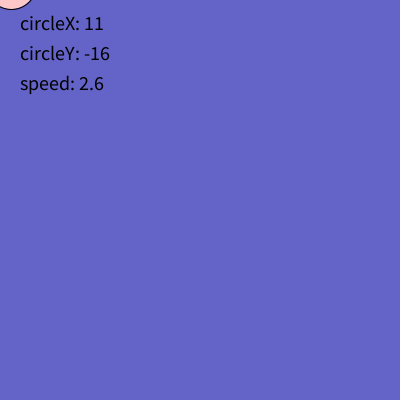
Frame 1 (no input)
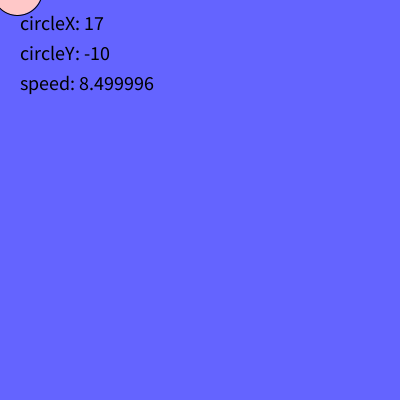
Frame 60 (the mouse pressed at the canvas centre just before this capture)
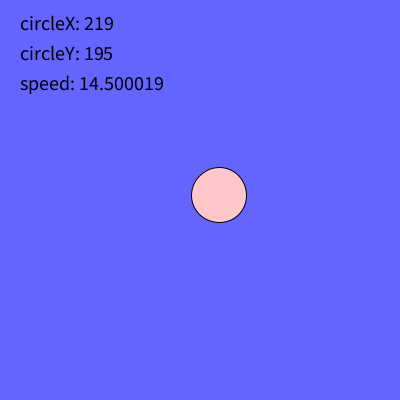
Frame 120 (the mouse held since frame 60 and released just before this capture)

The Processing sketch that drew these frames (run headless with seeded random() and noise(); from frame 60 on, the mouse is pressed at the canvas centre):

// Processing sketch: balloon
// ── balloon.pde
// My First Variables!
// Move your mouse to see how variables can create animation

// Integer variables (whole numbers)
int circleX = 100;        // X position of circle
int circleY = 100;        // Y position of circle
int circleSize = 50;      // Size of the circle
int backgroundBlue = 200; // Amount of blue in background

// Float variables (decimal numbers)
float speed = 2.5;        // Speed of color change
float wiggleAmount = 20;  // How much the circle wiggles

void setup() {
  size(400, 400);  // Create a window that's 400x400 pixels
}

void draw() {
  // The background color slowly changes
  background(100, 100, backgroundBlue);
  backgroundBlue = backgroundBlue + 1;

  // Make the circle follow the mouse, but wiggle a bit
  circleX = mouseX + int(sin(speed) * wiggleAmount);
  circleY = mouseY + int(cos(speed) * wiggleAmount);

  // Update the speed (makes the wiggle happen)
  speed = speed + 0.1;

  // Draw our bouncy circle
  fill(255, 200, 200);  // Pink color
  ellipse(circleX, circleY, circleSize, circleSize);

  // Draw text showing the current values
  fill(0);  // Black color for text
  textSize(20);
  text("circleX: " + circleX, 20, 30);
  text("circleY: " + circleY, 20, 60);
  text("speed: " + speed, 20, 90);
}

void mousePressed() {
  // When mouse is clicked, change the circle size
  circleSize = circleSize + 5;
}
